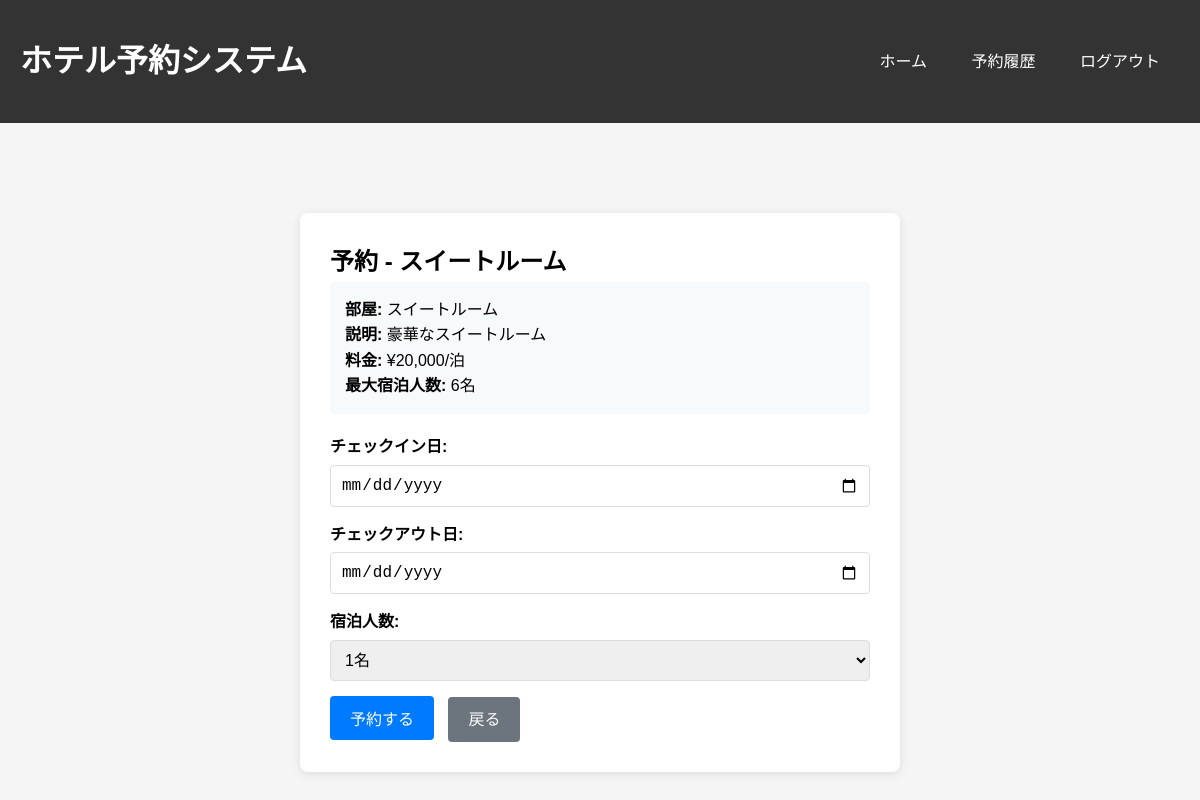
The page /booking.php?room_id=3 (signed in) on the database its author committed.
### tables this page shows
CREATE TABLE rooms (
    id INT AUTO_INCREMENT PRIMARY KEY,
    name VARCHAR(100) NOT NULL,
    description TEXT,
    price DECIMAL(10,2) NOT NULL,
    max_guests INT NOT NULL,
    created_at TIMESTAMP DEFAULT CURRENT_TIMESTAMP
);

### booking.php (the view, shortened to what this page needs)
<?php
require_once 'config.php';
$intRoomId = $_GET['room_id'] ?? 0;
$stmt = $pdo->prepare("SELECT * FROM rooms WHERE id = ?");
$stmt->execute([$intRoomId]);
$objRoom = $stmt->fetch();
?>
<!DOCTYPE html>
<html lang="ja">
<head>
    <link rel="stylesheet" href="style.css">
</head>
<body>
    <div class="header">
        <div class="container">
            <div class="nav">
                <h1>ホテル予約システム</h1>
                <div>
                    <a href="index.php">ホーム</a>
                    <a href="my_bookings.php">予約履歴</a>
                    <a href="logout.php">ログアウト</a>
                </div>
            </div>
        </div>
    </div>
    <div class="container">
        <div class="form-container" style="max-width: 600px;">
            <h2>予約 - <?php echo htmlspecialchars($objRoom['name']); ?></h2>
            <div style="background: #f8f9fa; padding: 15px; border-radius: 4px; margin-bottom: 20px;">
                <p><strong>部屋:</strong> <?php echo htmlspecialchars($objRoom['name']); ?></p>
                <p><strong>説明:</strong> <?php echo htmlspecialchars($objRoom['description']); ?></p>
                <p><strong>料金:</strong> ¥<?php echo number_format($objRoom['price']); ?>/泊</p>
                <p><strong>最大宿泊人数:</strong> <?php echo $objRoom['max_guests']; ?>名</p>
            </div>
            <form method="POST">
                <div class="form-group">
                    <label for="check_in">チェックイン日:</label>
                    <input type="date" id="check_in" name="check_in" min="<?php echo date('Y-m-d'); ?>" required>
                </div>
                <div class="form-group">
                    <label for="check_out">チェックアウト日:</label>
                    <input type="date" id="check_out" name="check_out" min="<?php echo date('Y-m-d', strtotime('+1 day')); ?>" required>
                </div>
                <div class="form-group">
                    <label for="guests">宿泊人数:</label>
                    <select id="guests" name="guests" required>
                        <?php for ($i = 1; $i <= $objRoom['max_guests']; $i++): ?>
                            <option value="<?php echo $i; ?>"><?php echo $i; ?>名</option>
                        <?php endfor; ?>
                    </select>
                </div>
                <button type="submit" class="btn">予約する</button>
                <a href="index.php?room_id=<?php echo $intRoomId; ?>" class="btn" style="background: #6c757d; margin-left: 10px;">戻る</a>
            </form>
        </div>
    </div>
</body>
</html>

### style.css (style rules this page uses)
* { margin: 0; padding: 0; box-sizing: border-box; }
body { font-family: Arial, sans-serif; background-color: #f5f5f5; line-height: 1.6; }
.container { max-width: 1200px; margin: 0 auto; padding: 20px; }
.header { background: #333; color: white; padding: 1rem 0; margin-bottom: 20px; }
.nav { display: flex; justify-content: space-between; align-items: center; }
.nav a { color: white; text-decoration: none; margin: 0 10px; padding: 5px 10px; border-radius: 3px; }
.form-container { background: white; padding: 30px; border-radius: 8px; box-shadow: 0 2px 10px rgba(0,0,0,0.1); max-width: 400px; margin: 50px auto; }
.form-group { margin-bottom: 15px; }
.form-group label { display: block; margin-bottom: 5px; font-weight: bold; }
.form-group input, .form-group select, .form-group textarea { width: 100%; padding: 10px; border: 1px solid #ddd; border-radius: 4px; font-size: 16px; }
.btn { background: #007bff; color: white; padding: 10px 20px; border: none; border-radius: 4px; cursor: pointer; font-size: 16px; text-decoration: none; display: inline-block; }

### rows shown on the page
rooms: name "スイートルーム", description "豪華なスイートルーム", price "20,000", max_guests "6"

### other values the page prints
form field guests "1名"
